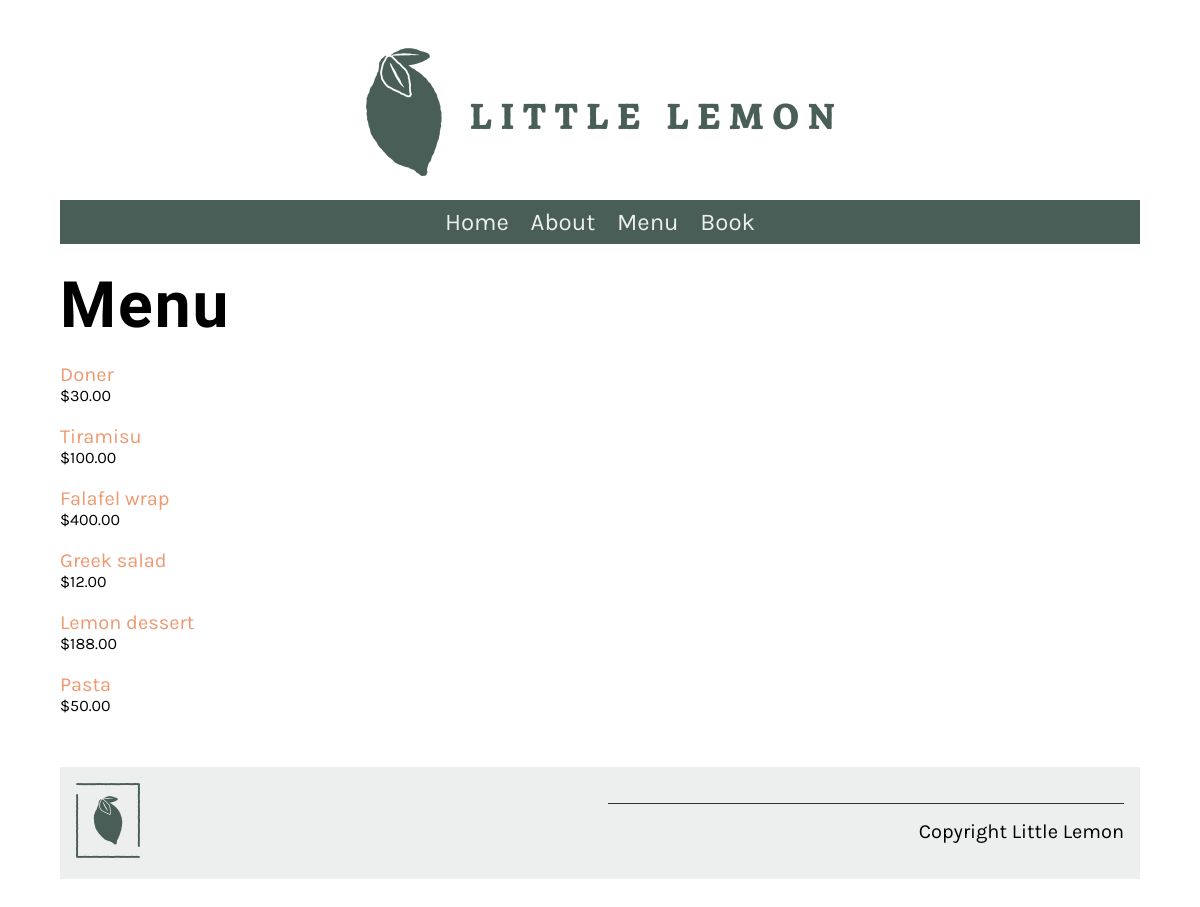
The app's page /menu/ with its own data.
### restaurant/models.py (models this page shows, shortened)
class Menu(models.Model):
   name = models.CharField(max_length=200)
   price = models.IntegerField(null=False)
   menu_item_description = models.TextField(max_length=1000, default='')

### restaurant/views.py (the view)
# urls.py: path('menu/', views.menu, name="menu"),
def menu(request):
    menu_data = Menu.objects.all()
    main_data = {"menu": menu_data}
    return render(request, 'menu.html', {"menu": main_data})

### restaurant/templates/menu.html
{% extends 'base.html' %}
{% load static %}
{% block content %}
<h1>Menu</h1>
<div class="column">
    {% for item in menu.menu %}
    <p>
        <a href="{% url 'menu_item' pk=item.pk %}">
            {{ item.name }}
            </a>
        <span class="menu-price">
            ${{ item.price }}.00
        </span>
    </p>
    {% endfor %}
</div>
{% endblock %}

### restaurant/static/css/style.css (style rules this page uses)
body { font-family: 'Karla', sans-serif; margin-top: 3rem; margin-bottom: 3rem; margin-left: 5%; margin-right: 5%; }
h1, h2, h3, h4, h5, h6 { font-family: 'Markazi Text', serif; letter-spacing: 2px;; }
h1 { font-size: 4rem; margin-top: 1.5rem; margin-bottom: 0; }
p, ul { font-size: 1.25rem;; }
a { color: #EE9972; text-decoration: none; }
.column { flex-basis: 50%; margin-bottom: 1rem; padding-bottom: 1rem; }
.menu-price { display: block; font-size: 1rem; }

### records on screen
Menu: name "Doner", price "30"
Menu: name "Tiramisu", price "100"
Menu: name "Falafel wrap", price "400"
Menu: name "Greek salad", price "12"
Menu: name "Lemon dessert", price "188"
Menu: name "Pasta", price "50"
